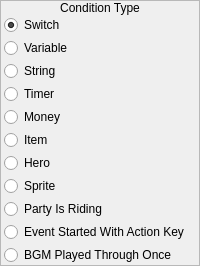
       <widget class="QFrame" name="frame">
        <property name="sizePolicy">
         <sizepolicy hsizetype="Fixed" vsizetype="Preferred">
          <horstretch>0</horstretch>
          <verstretch>0</verstretch>
         </sizepolicy>
        </property>
        <property name="frameShape">
         <enum>QFrame::StyledPanel</enum>
        </property>
        <property name="frameShadow">
         <enum>QFrame::Raised</enum>
        </property>
        <layout class="QVBoxLayout" name="verticalLayout">
         <property name="spacing">
          <number>0</number>
         </property>
         <property name="margin">
          <number>0</number>
         </property>
         <item>
          <widget class="QLabel" name="label">
           <property name="sizePolicy">
            <sizepolicy hsizetype="Preferred" vsizetype="Fixed">
             <horstretch>0</horstretch>
             <verstretch>0</verstretch>
            </sizepolicy>
           </property>
           <property name="text">
            <string>Condition Type</string>
           </property>
           <property name="alignment">
            <set>Qt::AlignCenter</set>
           </property>
          </widget>
         </item>
         <item>
          <widget class="QWidget" name="widget" native="true">
           <layout class="QVBoxLayout" name="verticalLayout_2">
            <property name="spacing">
             <number>3</number>
            </property>
            <property name="leftMargin">
             <number>3</number>
            </property>
            <property name="topMargin">
             <number>0</number>
            </property>
            <property name="rightMargin">
             <number>3</number>
            </property>
            <property name="bottomMargin">
             <number>0</number>
            </property>
            <item>
             <widget class="QRadioButton" name="rbSwitch">
              <property name="text">
               <string>Switch</string>
              </property>
              <property name="checked">
               <bool>true</bool>
              </property>
             </widget>
            </item>
            <item>
             <widget class="QRadioButton" name="rbVariable">
              <property name="text">
               <string>Variable</string>
              </property>
             </widget>
            </item>
            <item>
             <widget class="QRadioButton" name="rbString">
              <property name="text">
               <string>String</string>
              </property>
             </widget>
            </item>
            <item>
             <widget class="QRadioButton" name="rbTimer">
              <property name="text">
               <string>Timer</string>
              </property>
             </widget>
            </item>
            <item>
             <widget class="QRadioButton" name="rbMoney">
              <property name="text">
               <string>Money</string>
              </property>
             </widget>
            </item>
            <item>
             <widget class="QRadioButton" name="rbItem">
              <property name="text">
               <string>Item</string>
              </property>
             </widget>
            </item>
            <item>
             <widget class="QRadioButton" name="rbHero">
              <property name="text">
               <string>Hero</string>
              </property>
             </widget>
            </item>
            <item>
             <widget class="QRadioButton" name="rbSprite">
              <property name="text">
               <string>Sprite</string>
              </property>
             </widget>
            </item>
            <item>
             <widget class="QRadioButton" name="rbPartyIsRiding">
              <property name="text">
               <string>Party Is Riding</string>
              </property>
             </widget>
            </item>
            <item>
             <widget class="QRadioButton" name="rbEventStartedWithActionKey">
              <property name="text">
               <string>Event Started With Action Key</string>
              </property>
             </widget>
            </item>
            <item>
             <widget class="QRadioButton" name="rbBGMPlayedThroughOnce">
              <property name="text">
               <string>BGM Played Through Once</string>
              </property>
             </widget>
            </item>
           </layout>
          </widget>
         </item>
        </layout>
       </widget>
